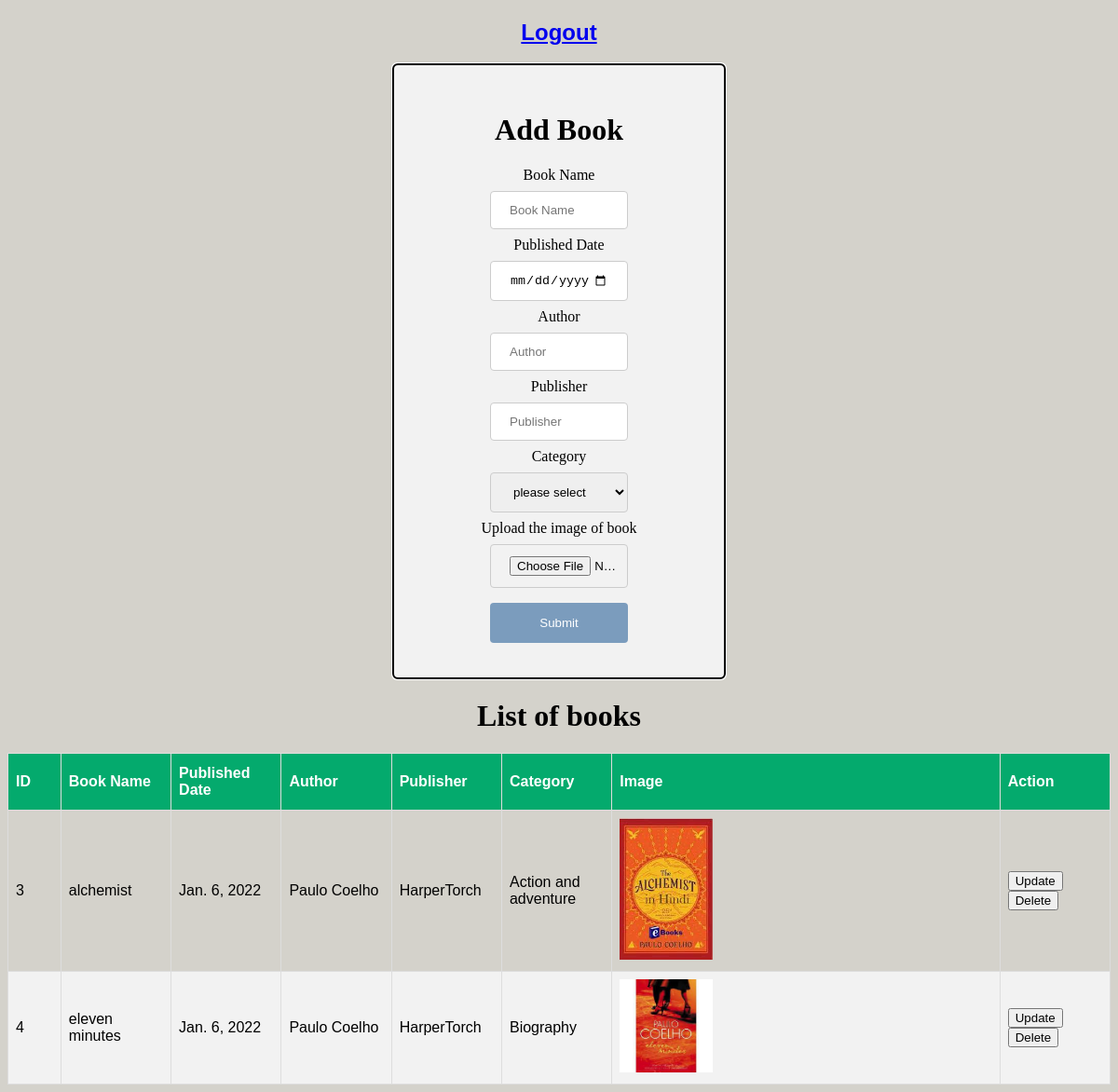
/adm (signed in), run on the app's committed database.
### bookapp/models.py (models this page shows)
class Book(models.Model):
    book_name = models.CharField(max_length=100)
    published_date = models.DateField()
    author = models.CharField(max_length=100)
    publisher = models.CharField(max_length=100)
    category = models.CharField(max_length=100)
    book_image = models.FileField(upload_to="images/")
    username = models.CharField(max_length=100,null=True)

### bookapp/views.py (the view)
# urls.py: path('adm',adminDashboard),
@login_required
def adminDashboard(request):
    role = request.user.profile.role
    if role == "admin":
        if request.method == "POST":
            book_name = request.POST["book_name"]
            published_date = request.POST["published_date"]
            author = request.POST["author"]
            publisher = request.POST["publisher"]
            category = request.POST["category"]
            book_image = request.FILES["book_image"]
            e = Book()
            e.book_name = book_name
            e.published_date = published_date
            e.author = author
            e.publisher = publisher
            e.category = category
            e.book_image = book_image
            e.username = request.user.username
            e.save()
            return redirect("/adm")
        else:
            book = Book.objects.all()
            data = {"book": book}
            return render(request, "admindashboard.html",data)
    else:
        messages.info(request, "You are not authorised to view this!")
        return redirect("/")

### bookapp/templates/admindashboard.html (shortened to what this page needs)
<!DOCTYPE html>
<html lang="en">
<head>
</head>
<body style="background-color : #d4d2cb;">
<center>
        <h2 style="font-family: Helvetica, sans-serif;"><a href="/">Logout</a></h2>
    <div>
        <center>
<h1>Add Book</h1>
    <form action="/adm" method="POST" enctype="multipart/form-data">
<label for="book_name">Book Name</label><br>
<input type="text" name="book_name" id="book_name" placeholder="Book Name"><br>
        <label for="published_date">Published Date</label><br>
<input type="date" name="published_date" id="published_date" placeholder="Published Date"><br>
        <label for="author">Author</label><br>
<input type="text" name="author" id="author" placeholder="Author"><br>
               <label for="publisher">Publisher</label><br>
<input type="text" name="publisher" id="publisher" placeholder="Publisher"><br>
                <label for="category">Category</label><br>
<select name="category" id="category" >
      <option value="">please select</option>
</select><br>
<label for="book_image">Upload the image of book</label><br>
<input type="file" name="book_image" id="book_image"><br>
<input type="submit"><br>
    </form>
            </center>
        </div>
    </center>
<table id="customers">
    <center><h1>List of books</h1></center>
                    <thead>
                      <tr>
                        <th> ID</th>
                        <th>Book Name</th>
                          <th>Published Date</th>
                        <th>Author</th>
                        <th>Publisher</th>
                        <th>Category</th>
                        <th>Image</th>
                        <th>Action</th>
                      </tr>
                    </thead>
                    <tbody>
                    {% for i in book %}
                      <tr>
                          <td>{{i.id}}</td>
                          <td style=" width: 10%; height : 10%;">{{i.book_name}}</td>
                          <td style=" width: 10%; height : 10%;" >{{i.published_date}}</td>
                          <td style=" width: 10%; height : 10%;" >{{i.author}}</td>
                          <td style=" width: 10%; height : 10%;" >{{i.publisher}}</td>
                          <td style=" width: 10%; height : 10%;">{{i.category}}</td>
                          <td><img style=" width: 25%; height : 50%;" class="img" src="/media/{{ i.book_image }}" alt="Snow"></td>
                          <td style=" width: 10%; height : 10%;">
                              {% if request.user.username == i.username %}
                                  <a href="update/{{i.id}}"><button>Update</button></a>
                                  <a href="delete/{{i.id}}"><button>Delete</button></a>
                              {% else %}
                              <p>You did not create this book so you don't have update and delete option for this</p>
                              {% endif %}
                          </td>
                      </tr>
                    {% endfor %}
                    </tbody>
                  </table>
</body>
</html>

### bookapp/templates/admindashboard.html (style rules this page uses)
input[type=text], select { width: 50%; padding: 12px 20px; margin: 8px 0; display: inline-block; border: 1px solid #ccc; border-radius: 4px; box-sizing: border-box; }
input[type=password], select { width: 50%; padding: 12px 20px; margin: 8px 0; display: inline-block; border: 1px solid #ccc; border-radius: 4px; box-sizing: border-box; }
input[type=file], select { width: 50%; padding: 12px 20px; margin: 8px 0; display: inline-block; border: 1px solid #ccc; border-radius: 4px; box-sizing: border-box; }
input[type=date], select { width: 50%; padding: 12px 20px; margin: 8px 0; display: inline-block; border: 1px solid #ccc; border-radius: 4px; box-sizing: border-box; }
input[type=submit] { width: 50%; background-color: #7b9cbd; color: white; padding: 14px 20px; margin: 8px 0; border: none; border-radius: 4px; cursor: pointer; }
div { border-radius: 5px; background-color: #f2f2f2; padding: 20px; }
div { outline: auto; outline-style: round; margin : 0 auto; width: 25%; height : 70%;  top: 50%; left: 50%;  border-radius: 5px; background-color: #f2f2f2; padding: 30px; }
#customers { font-family: Arial, Helvetica, sans-serif; border-collapse: collapse; width: 100%; }
#customers td, #customers th { border: 1px solid #ddd; padding: 8px; }
#customers tr:nth-child(even) { background-color: #f2f2f2; }
#customers th { padding-top: 12px; padding-bottom: 12px; text-align: left; background-color: #04AA6D; color: white; }

### data on the page
Book: id "3", book_name "alchemist", published_date "Jan. 6, 2022", author "Paulo Coelho", publisher "HarperTorch", category "Action and adventure", book_image (picture)
Book: id "4", book_name "eleven minutes", published_date "Jan. 6, 2022", author "Paulo Coelho", publisher "HarperTorch", category "Biography", book_image (picture)
